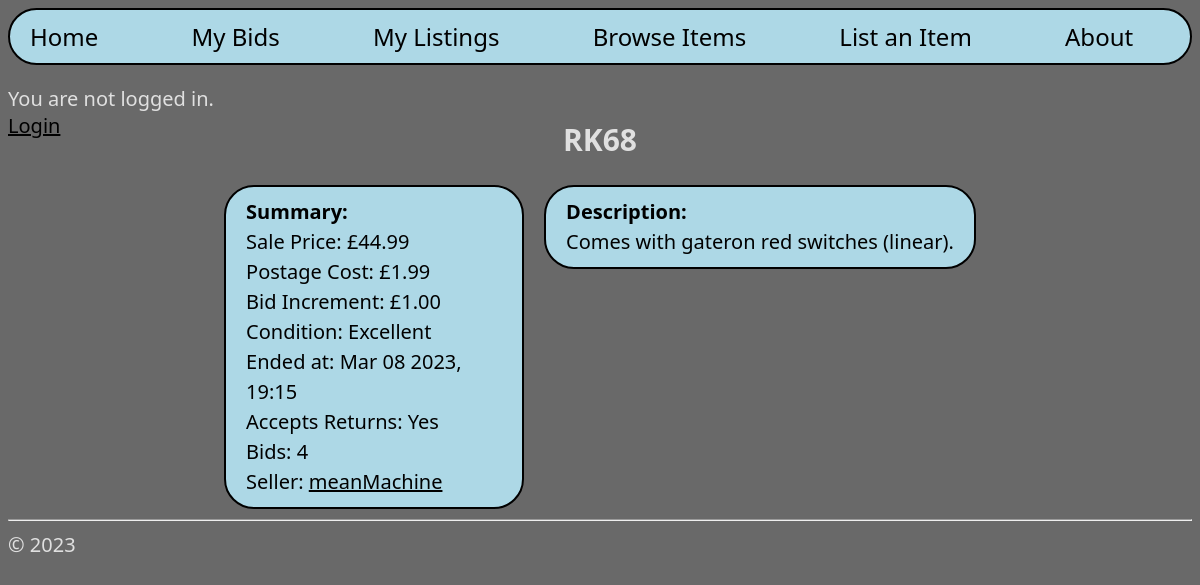
The app's page /11/ with its own data.
### hello/models.py (models this page shows, shortened)
class EndedItems(models.Model):
    name = models.CharField(max_length=50)
    salePrice = models.DecimalField(decimal_places=2, max_digits=10)
    postageCost = models.DecimalField(decimal_places=2, max_digits=10)
    bidIncrement = models.DecimalField(decimal_places=2, max_digits=10)
    conditionChoices = [
        ("new", "New"),
        ("excellent", "Excellent"),
        ("good", "Good"),
        ("used", "Used"),
        ("refurbished", "Refurbished"),
        ("partsOnly", "Parts Only"),
    ]
    condition = models.CharField(max_length=20, choices=conditionChoices)
    endDateTime = models.DateTimeField("Date/Time Logged")
    acceptReturns = models.BooleanField()
    description = models.TextField(max_length=1000)
    numBids = models.IntegerField()
    bidders = models.CharField(max_length=999999999, default='[]')
    sold = models.BooleanField()
    buyerId = models.IntegerField(blank=True, null=True)
    sellerId = models.IntegerField()
    destinationAddress = models.CharField(max_length=40, blank=True, null=True)
    def getBidders(self):
        return json.loads(self.bidders)
    def setBidders(self, value):
        self.bidders = json.dumps(value)
    biddersProperty = property(getBidders, setBidders)

### hello/views.py (the view)
# urls.py: path("<int:pk>/", views.endedItemDetail, name="endedItemDetail"),
def endedItemDetail(request, pk):
    item = get_object_or_404(EndedItems, pk=pk)
    return render(request, "hello/endedItemDetail.html", {"item": item, "username": getUsernameBalance(request)[0], "balance": str(getUsernameBalance(request)[1])})

### hello/templatetags/myTags.py (called while the page is built)
@register.simple_tag
def idToUsername(id):
    return Accounts.objects.get(pk=id).user.username

### hello/views.py (called while the page is built)
def getUsernameBalance(request):
    username = None
    balance = None
    if request.user.is_authenticated:
        username = request.user.username
        pK = request.user.pk
        balance = Accounts.objects.get(user__pk=pK).balance
    return (username, balance)

### hello/templates/hello/endedItemDetail.html (shortened to what this page needs)
{% extends "hello/layout.html" %}
{% load myTags %}
{% block loggedInAs %}
    {% if username %}
    <p style="color: rgb(224, 224, 224)">
        Logged in as {{username}}.
        <br>
        Balance: £{{balance}}
        <br>
        <a href="{% url 'logout' %}">Logout</a>
    </p>
    {% else %}
    <p style="color: rgb(224, 224, 224)">
        You are not logged in.
        <br>
        <a href="{% url 'login' %}">Login</a>
    </p>
    {% endif %}
{% endblock %}
{% block subheader %}
<h2 style="margin-top: -40px;">
  {{item.name}}
</h2>
{% endblock %}
{% block content %}
<div class="leftContainer" style="max-width: 300px;">
  <p class="textBlock" style="max-width: 260px;">
    <strong>Summary:</strong><br>
    Sale Price: £{{item.salePrice}}<br>
    Postage Cost: £{{item.postageCost}}<br>
    Bid Increment: £{{item.bidIncrement}}<br>
    Condition: {{item.get_condition_display}}<br>
    Ended at: {{item.endDateTime|date:"M d Y, H:i"}}<br>
    Accepts Returns: {% if item.acceptReturns %}Yes{% else %}No{% endif %}<br>
    Bids: {{item.numBids}}<br>
    {% idToUsername item.sellerId as sellerUsername %}
    {% if sellerUsername != username %}
      Seller: <a href="{% url 'userListings' pk=item.sellerId %}">{{sellerUsername}}</a>
    {% else %}
      Seller: You
    {% endif %}
  </p>
</div>
<div class="rightContainer" style="max-width: 50vw;">
  <p class="textBlock">
    <strong>Description:</strong><br>
    {{item.description}}
  </p>
</div>
{% endblock %}

### hello/static/hello/site.css (style rules this page uses)
* { font-family: "Segoe UI"; color: black; }
.leftContainer { float: left; width: calc(100% - 300px); }
.rightContainer { float: left; margin-left: 20px; }
h2 { color: rgb(224, 224, 224); }
.textBlock { border: 2px solid black; border-radius: 30px; padding: 10px 20px; background-color: lightblue; line-height: 30px; margin: 0px 0px 0px 0px; }
body { background: dimgray; font-size: 20px; }

### records on screen
EndedItems: name "RK68", salePrice "44.99", postageCost "1.99", bidIncrement "1.00", condition "Excellent", endDateTime "Mar 08 2023, 19:15", numBids "4", description "Comes with gateron red switches (linear)."

### other values on screen
{{ sellerUsername }} "meanMachine"
